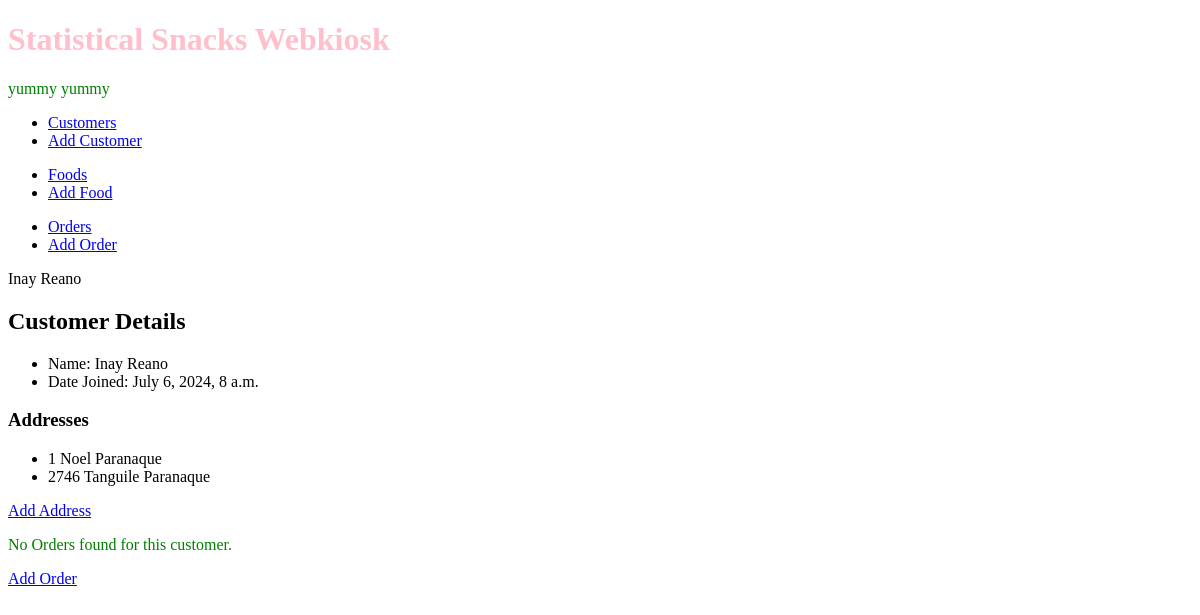
The app's page /webkiosk/customer/1/, older data.
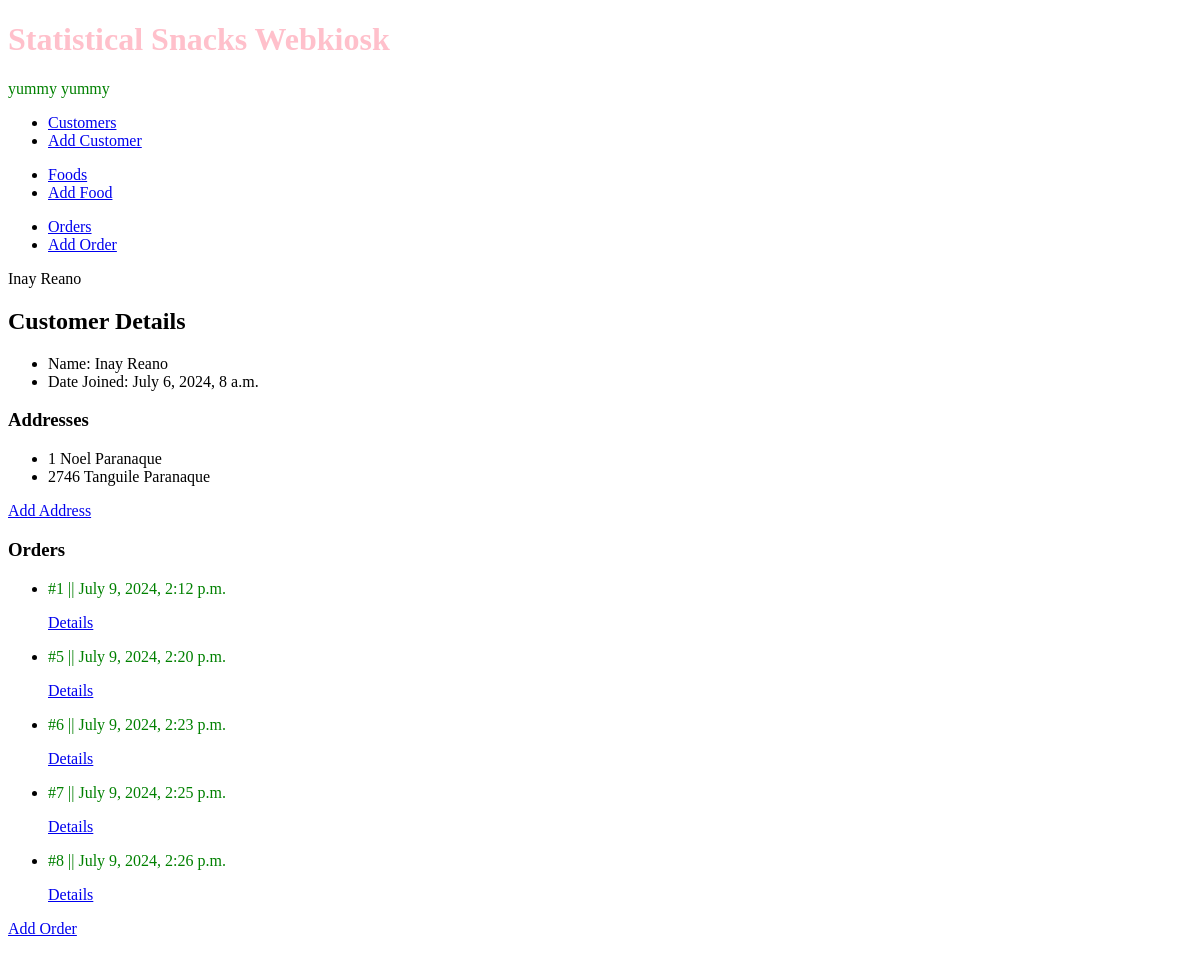
The same page, newer data.
### webkiosk/models.py (models this page shows, shortened)
class Address(models.Model):
    street = models.CharField(max_length=50)
    city = models.CharField(max_length=50)
    customer = models.ForeignKey(Customer, on_delete=models.CASCADE)

class Order(models.Model):
    CHOICES = [
        ('Cash','Cash'),
        ('Card','Card'),
        ('Digitalwallet','Digital Wallet'),
    ]
    orderdatetime = models.DateTimeField(auto_now_add=True)
    paymentmode = models.CharField(max_length=15, choices=CHOICES)
    customer = models.ForeignKey(Customer, on_delete=models.CASCADE)

### webkiosk/views.py (the view)
# urls.py: path('customer/<int:pk>/', views.listcustomerdetails, name='customer-details'),
def listcustomerdetails(request, pk):
    c = get_object_or_404(Customer, id=pk)
    context = {'customer': c}
    return render(request, 'webkiosk/customer_detail.html', context)

### webkiosk/templates/webkiosk/customer_detail.html
{% extends 'webkiosk/base_template.html' %}
{% block pagetitle %} {{customer.firstname}} {{customer.lastname}} {% endblock %}
{% block maincontent %}
<h2> Customer Details</h2>
<ul>
    <li>Name: {{customer.firstname}} {{customer.lastname}}</li>
    <li>Date Joined: {{ customer.date_joined }}</li>
</ul>
{% if customer.address_set.exists %}
<h3>Addresses</h3>
<ul>
    {% for address in customer.address_set.all %}
        <li>{{ address.street }} {{ address.city }}</li>
    {% endfor %}
</ul>
{% else %}
<p>No addresses found for this customer.</p>\
{% endif %}
<p><a href="{% url 'webkiosk:address-add' customer.id %}">Add Address</a></p>
{% if customer.order_set.exists %}
<h3>Orders</h3>
<ul>
    {% for order in customer.order_set.all %}
        <li>
            <p>#{{ order.id }} || {{ order.orderdatetime }}</p>
            <a href="{% url 'webkiosk:order-details' order.id %}">Details</a>
        </li>
    {% endfor %}
</ul>
{% else %}
<p>No Orders found for this customer.</p>
{% endif %}
<p><a href="{% url 'webkiosk:order-add-customer' customer.id %}">Add Order</a></p>
{% endblock %}

Row changes from the older to the newer data that the page shows:
added Order: id "1", orderdatetime "July 9, 2024, 2:12 p.m."
added Order: id "5", orderdatetime "July 9, 2024, 2:20 p.m."
added Order: id "6", orderdatetime "July 9, 2024, 2:23 p.m."
added Order: id "7", orderdatetime "July 9, 2024, 2:25 p.m."
added Order: id "8", orderdatetime "July 9, 2024, 2:26 p.m."
Text that changed along with them:
text no longer shown: "No Orders found for this customer."
text now shown: "Orders"
